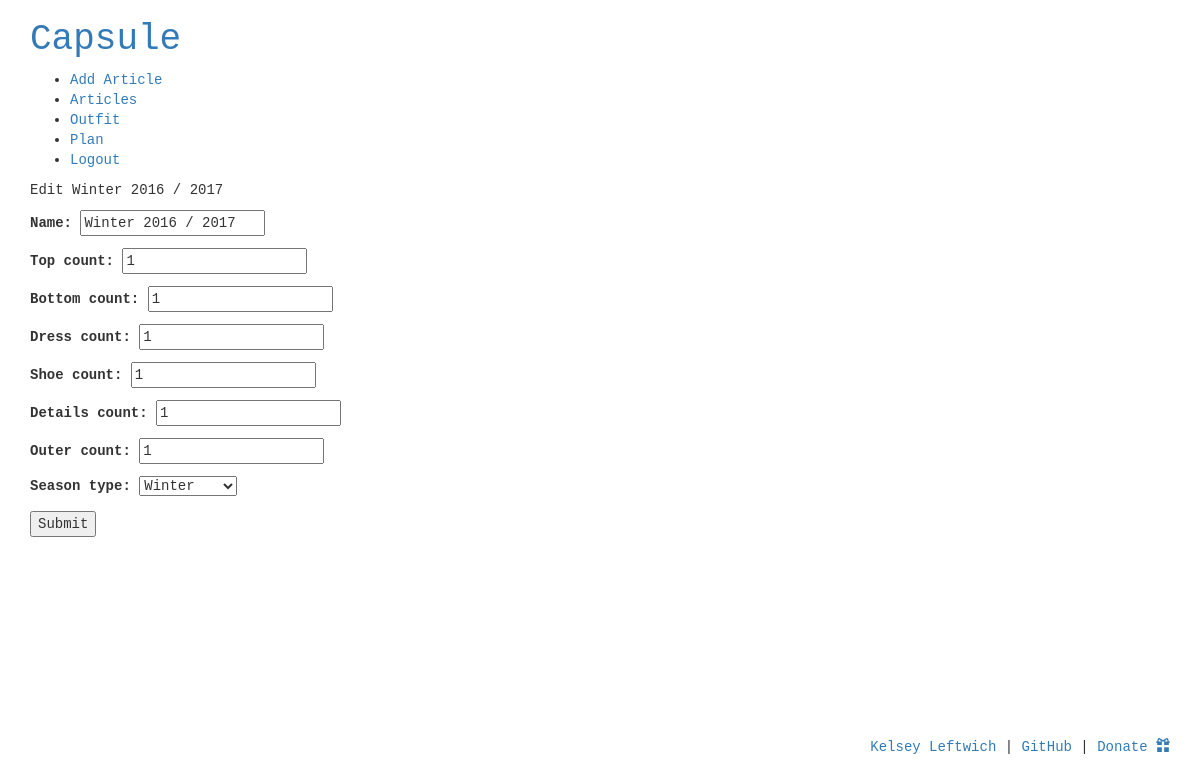
Page /plan/3/edit/ (signed in) on the committed database.
### grid/models.py (models this page shows, shortened)
class Plan(models.Model):
	SEASON_TYPES = (
		('W','Winter'),
		('P','Spring'),
		('S','Summer'),
		('A','Autumn'),
		)
	name = models.CharField(max_length=255)
	user = models.ForeignKey(User, on_delete=models.CASCADE, null=False)
	season_type = models.CharField(max_length=1, choices=SEASON_TYPES, null=True)
	top_count = models.IntegerField(blank=False, null=False, default=1, validators=[MinValueValidator(0)])
	bottom_count = models.IntegerField(blank=False, null=False, default=1, validators=[MinValueValidator(0)])
	dress_count = models.IntegerField(blank=False, null=False, default=1, validators=[MinValueValidator(0)])
	shoe_count = models.IntegerField(blank=False, null=False, default=1, validators=[MinValueValidator(0)])
	details_count = models.IntegerField(blank=False, null=False, default=1, validators=[MinValueValidator(0)])
	outer_count = models.IntegerField(blank=False, null=False, default=1, validators=[MinValueValidator(0)])

### grid/views.py (the view)
# urls.py: url(r'^plan/(?P<plan_id>[0-9]+)/edit/$', views.edit_plan, name='edit_plan'),
@login_required
def edit_plan(request, plan_id):
	plan = Plan.objects.get(id=plan_id)
	if plan.user != request.user:
		raise Http404
	form_class = PlanForm
	if request.method == 'POST':
		form = form_class(data=request.POST, instance=plan)
		if form.is_valid():
			form.save()
			return redirect('plan')
	else:
		form = form_class(instance=plan)
		return render(request, 'plans/edit_plan.html', {'plan': plan, 'form': form,})

### grid/forms.py
class PlanForm(ModelForm):
	class Meta:
		model = Plan
		fields = (
			'name',
			'top_count',
			'bottom_count',
			'dress_count',
			'shoe_count',
			'details_count',
			'outer_count',
			'season_type'
			)

### grid/templates/plans/edit_plan.html (shortened to what this page needs)
{% extends 'base.html' %}
{% block content %}
<p>Edit {{plan.name}}</p>
<form role="form" action="" method="post" enctype="multipart/form-data">
{{ form.as_p }}
<button type="submit">Submit</button>
</form>
{% endblock content %}

### grid/static/css/style.css (style rules this page uses)
body { font-family: monospace; }

### rows in the picture
Plan: name "Winter 2016 / 2017", top_count "1", bottom_count "1", dress_count "1", shoe_count "1", details_count "1", outer_count "1", season_type "Winter"
